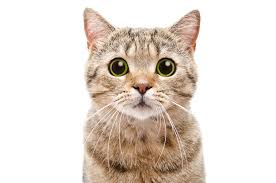
#> input picture data/images/cat.jpeg, 276 x 183 px
$ python '4 KeyFunctions.py'
#> lines starting #> are read from the running program, lines starting #| are printed output that depends on the picture; after the words box and inside, x2 and y2 are one past the last pixel; in counts of white or black regions, pixels touching at a corner belong together
'''
Functions Covered:
1 Change colors
2 Blur
3 Edge Cascade
4 Dilating
5 Eroding
6 Resizing
7 Crop
'''

import os
import cv2 as cv

dir_path = os.getcwd()+'/data/images/'

img=cv.imread(dir_path+'cat.jpeg')
#> img is the input picture: shape (183, 276, 3); mean B, G, R 211, 219.3, 229.2
cv.imshow('Original',img)

# 1 GrayScale
gray=cv.cvtColor(img,cv.COLOR_BGR2GRAY)
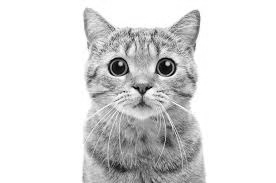
#> gray: shape (183, 276); min 3, max 255, mean 221.3
cv.imshow('GreyCat',gray)

# # 2 Blur
blur=cv.GaussianBlur(img,(7,7),cv.BORDER_DEFAULT)
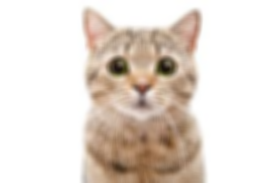
#> blur: shape (183, 276, 3); mean B, G, R 211, 219.3, 229.2
cv.imshow('Blurred_Cat',blur)

# 3 Edge Cascade
canny=cv.Canny(blur,125,175)
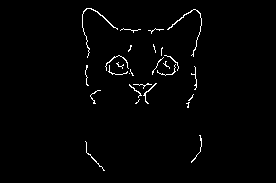
#> canny: shape (183, 276); 1.5% white in thin lines or dots, all inside (x1, y1, x2, y2) = (82, 8, 202, 171)
cv.imshow('Canny Edge',canny)

# 4 Dilating the image
dilated= cv.dilate(canny,(3,3),iterations=3)
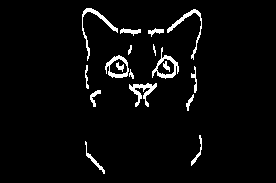
#> dilated: shape (183, 276); 3.8% white; 18 white regions (1 under 20 px), largest, box (x1, y1, x2, y2) and area: (129, 83, 157, 107) 261, (82, 8, 118, 61) 247, (152, 47, 179, 79) 244
cv.imshow('Dilated Edge',dilated)

# 5 Eroding
eroded= cv.erode(dilated,(3,3),iterations=3)
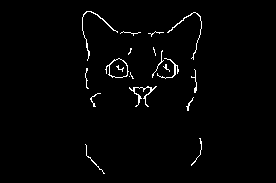
#> eroded: shape (183, 276); 1.7% white in thin lines or dots, all inside (x1, y1, x2, y2) = (82, 11, 202, 174)
cv.imshow('Eroded Edge',eroded)

# 6 Resize
resize= cv.resize(img,(200,200),interpolation=cv.INTER_CUBIC)
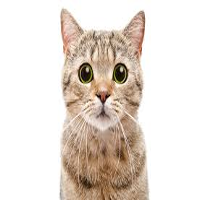
#> resize: shape (200, 200, 3); mean B, G, R 211, 219.3, 229.1
cv.imshow('Resize',resize)

# 7 Crop
cropped=img[50:200,100:200]
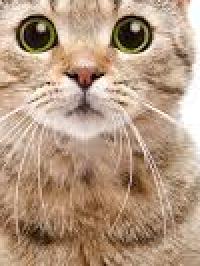
#> cropped: shape (133, 100, 3) (shown 2 times larger); mean B, G, R 128.9, 152.4, 179.7
cv.imshow('Croped',cropped)
print(img.shape)
#| (183, 276, 3)


cv.waitKey(0)
